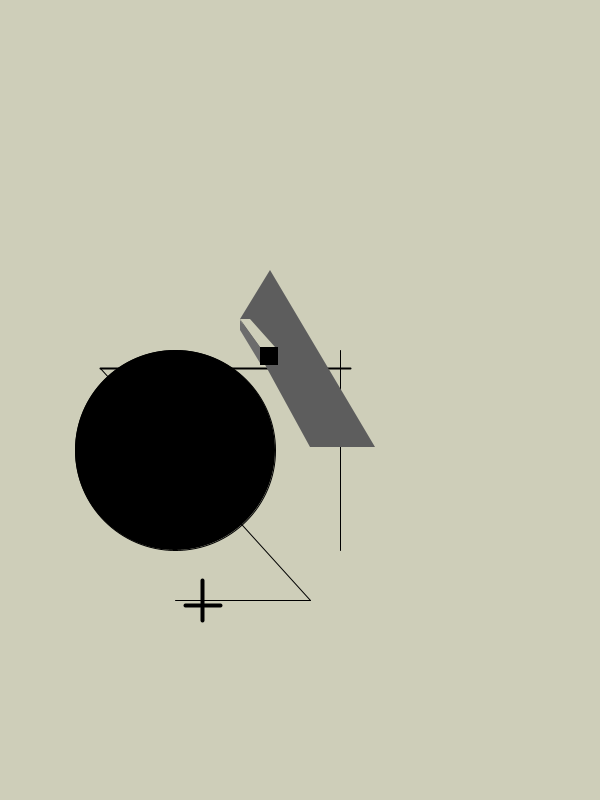
Frame 1 (no input)
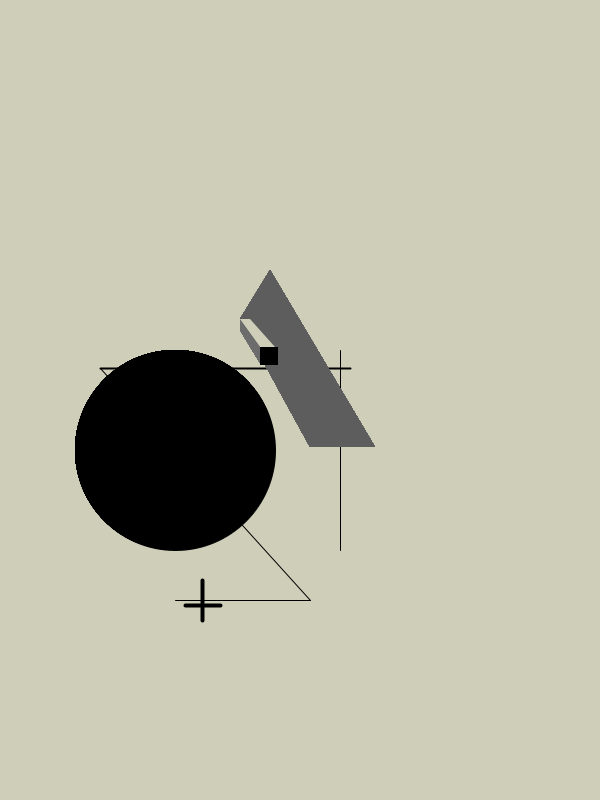
Frame 60 (the mouse pressed at the canvas centre just before this capture)
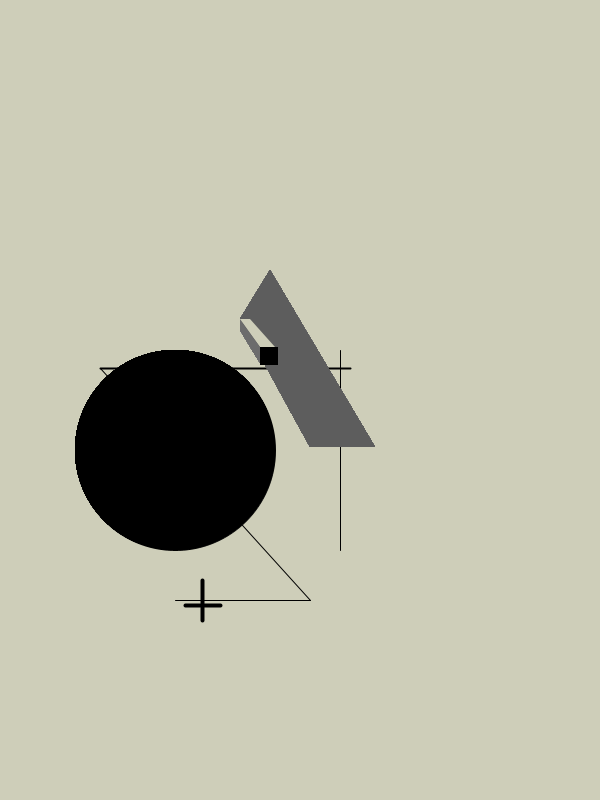
Frame 120 (the mouse held since frame 60 and released just before this capture)

The Processing sketch that drew these frames (run headless with seeded random() and noise(); from frame 60 on, the mouse is pressed at the canvas centre):

// Processing sketch: processing_110786
// ── processing_110786.pde

void setup() {
  size(600,800);
  background(206, 206, 185);
}

void draw() {
  
  fill(0);
  ellipse(175, 450, 200, 200);
  noFill();
  
  strokeWeight(2);
  line(100, 368, 350, 368);
  strokeWeight(1);
  line(340, 350, 340, 550);
  strokeWeight(1);
  line(100, 368, 310, 600);
  line(310, 600, 175, 600);
  
  strokeWeight(4);
  line(185, 605, 220, 605);
  line(202, 620, 202, 580);
  
 
  
  noStroke();
  fill(93);
  quad(310, 447, 375, 447, 270, 270, 240, 319);//when this is behind lines, lines don't show for some reason.
  
  fill(206, 206, 185); //way to group these quads+rec to all move with mouse?
  quad(260, 347, 275, 347, 250, 319, 240, 319);
  noStroke();
  fill(108);
  quad(260, 347, 260, 363, 240, 330, 240, 320);
  fill(0);
  rect( 260, 347, 18, 18); //260, 347, or mouseX/Y. change fill redraw?
  noFill();
  
}
